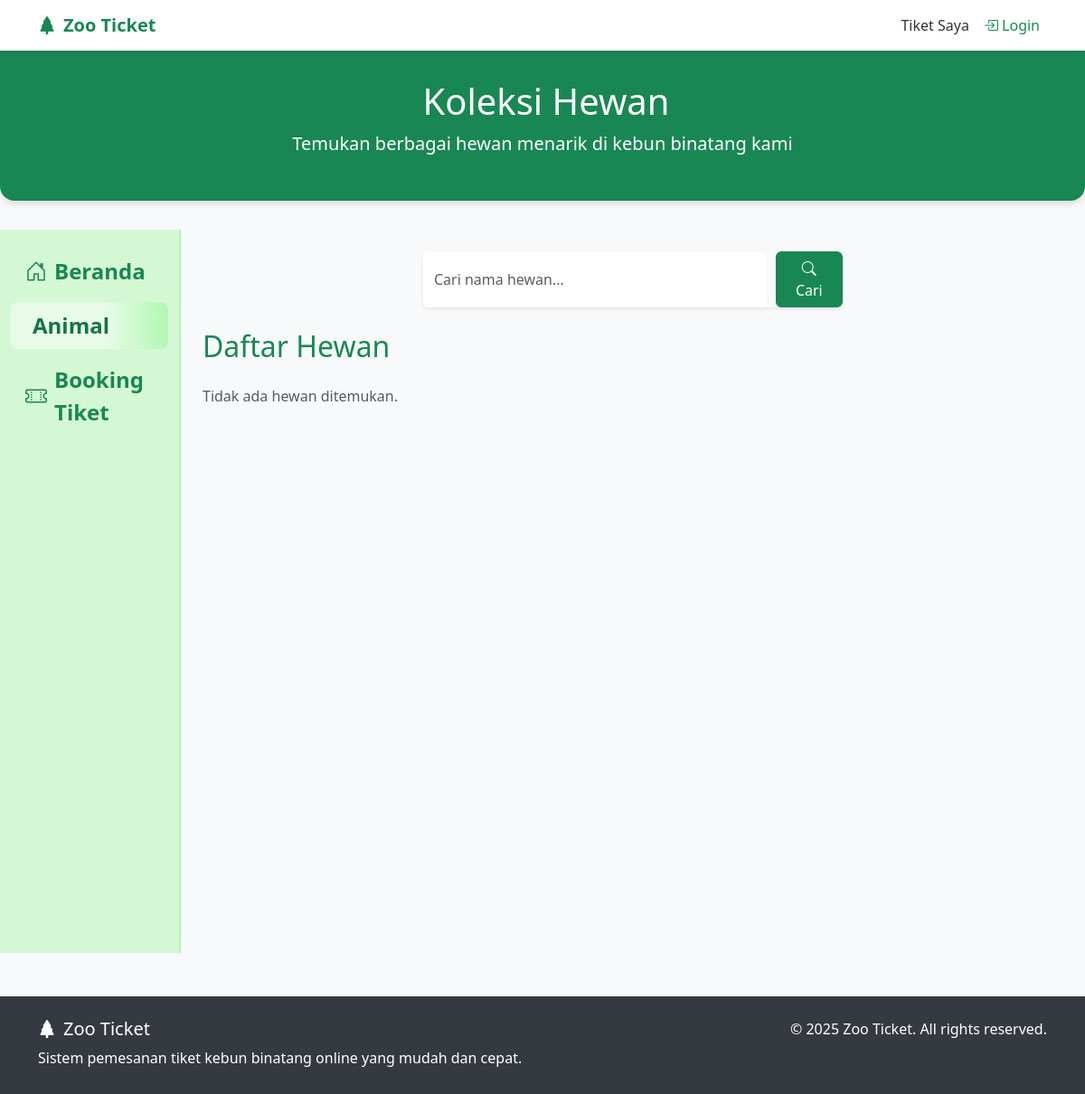
Page /pages/animal.php on the earlier database version.
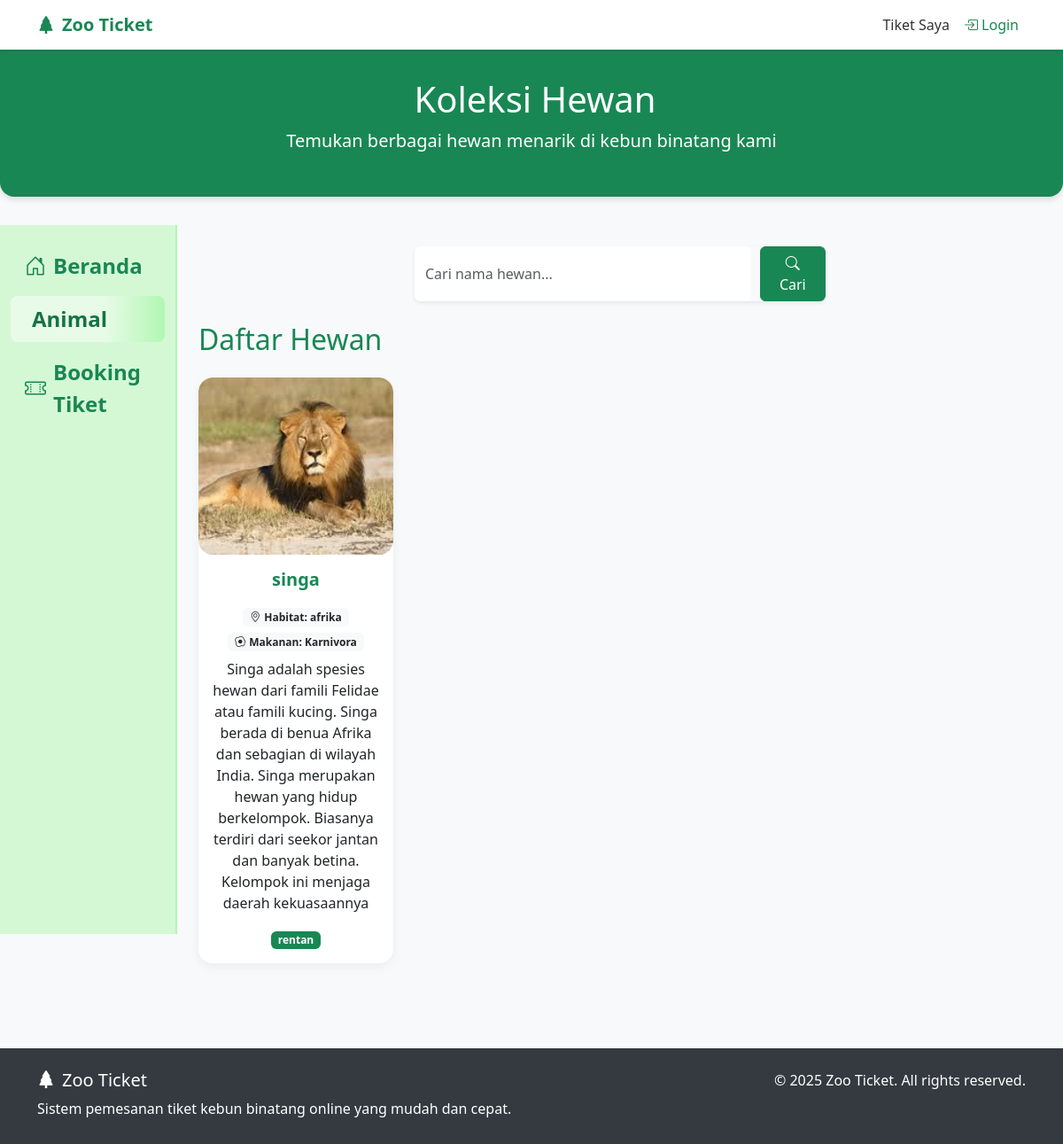
Same page on the later database version.
### tables this page shows
CREATE TABLE `animals` (
  `id` int NOT NULL,
  `nama` varchar(100) NOT NULL,
  `habitat` varchar(150) NOT NULL,
  `makanan` enum('Herbivora','Karnivora','Omnivora','') NOT NULL,
  `deskripsi` text NOT NULL,
  `status_konservasi` varchar(100) NOT NULL,
  `gambar` varchar(255) NOT NULL
);

### pages/animal.php (the view, shortened to what the changed rows need)
<?php
include '../database/conn.php';
$search = isset($_GET['search']) ? trim($_GET['search']) : '';
if ($search !== '') {
  $query = "SELECT * FROM animals WHERE
            nama LIKE '%$search%' OR
            habitat LIKE '%$search%' OR
            makanan LIKE '%$search%' OR
            deskripsi LIKE '%$search%' OR
            status_konservasi LIKE '%$search%'
            ORDER BY id DESC";
} else {
  $query = "SELECT * FROM animals ORDER BY id DESC";
}
$result = $conn->query($query);
?>
<!DOCTYPE html>
<html lang="id">
<head>
  <link href="https://cdn.jsdelivr.net/npm/bootstrap@5.3.2/dist/css/bootstrap.min.css" rel="stylesheet">
  <link rel="stylesheet" href="https://cdn.jsdelivr.net/npm/bootstrap-icons@1.11.3/font/bootstrap-icons.css">
</head>
<body>
  <div class="ticket-header">
    <div class="container text-center">
      <h1><i class="bi bi-paw me-2"></i>Koleksi Hewan</h1>
    </div>
  </div>
  <div class="container-fluid">
    <div class="row">
      <div class="col-md-10 p-4">
    <div class="row">
      <div class="col-12">
        <h2 class="text-success mb-4 fs-2">Daftar Hewan</h2>
        <div class="row g-4 mb-4">
          <?php if ($result->num_rows > 0): ?>
            <?php while ($row = $result->fetch_assoc()): ?>
              <div class="col-lg-3 col-md-4 col-sm-6">
                <div class="card animal-card h-100 text-center">
                  <img src="../picture/<?php echo $row['gambar']; ?>" class="animal-img" alt="<?php echo $row['nama']; ?>">
                  <div class="card-body">
                    <h5 class="card-title text-success fw-bold mb-3"><?php echo htmlspecialchars($row['nama']); ?></h5>
                    <div class="animal-info mb-2">
                      <span class="badge bg-light text-dark mb-1"><i class="bi bi-geo-alt me-1"></i>Habitat: <?php echo $row['habitat']; ?></span><br>
                      <span class="badge bg-light text-dark"><i class="bi bi-egg-fried me-1"></i>Makanan: <?php echo $row['makanan']; ?></span>
                    </div>
                    <p class="card-text"><?php echo $row['deskripsi']; ?></p>
                    <span class="badge bg-success"><?php echo $row['status_konservasi']; ?></span>
                  </div>
                </div>
              </div>
            <?php endwhile; ?>
          <?php else: ?>
            <p class="text-muted">Tidak ada hewan ditemukan.</p>
          <?php endif; ?>
        </div>
      </div>
    </div>
      </div>
    </div>
  </div>
</body>
</html>

Differences in the rows shown:
added animals: gambar (picture), nama "singa", habitat "afrika", makanan "Karnivora", deskripsi "Singa adalah spesies hewan dari famili Felidae atau famili kucing. Singa berada di benua Afrika dan sebagian di wilayah India. Singa merupakan hewan yang hidup berkelompok. Biasanya terdiri dari seekor jantan dan banyak betina. Kelompok ini menjaga daerah kekuasaannya", status_konservasi "rentan"
Other differences:
text no longer shown: "Tidak ada hewan ditemukan."
